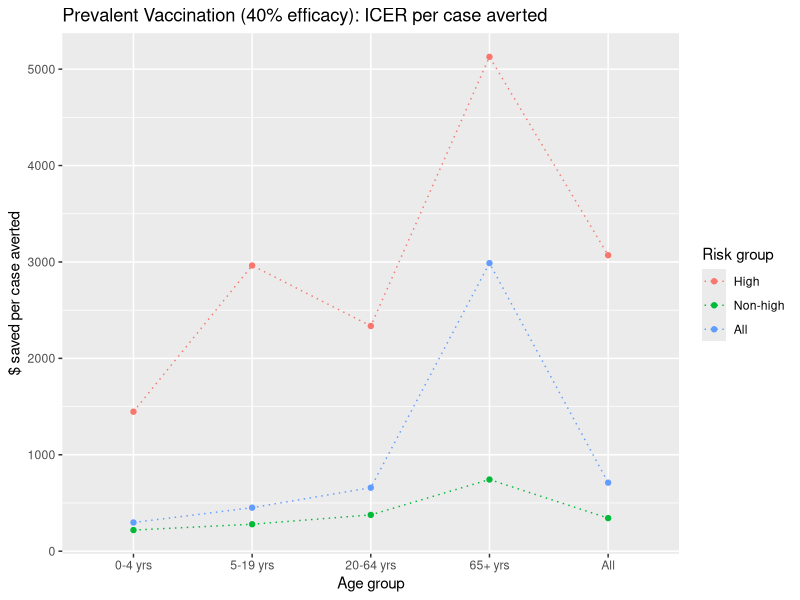
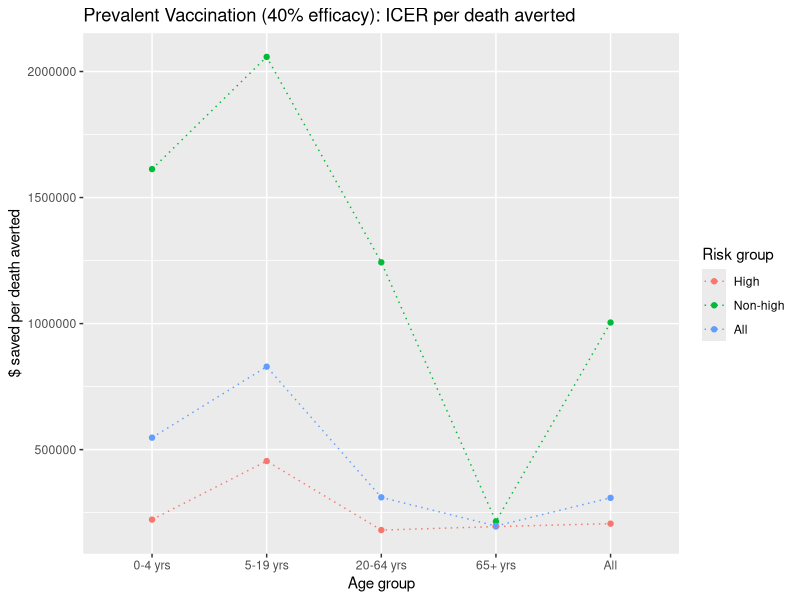
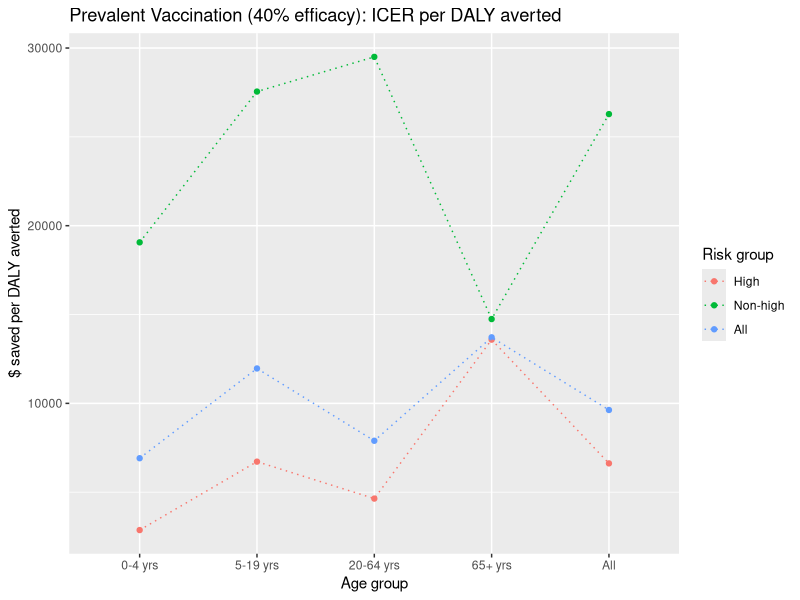
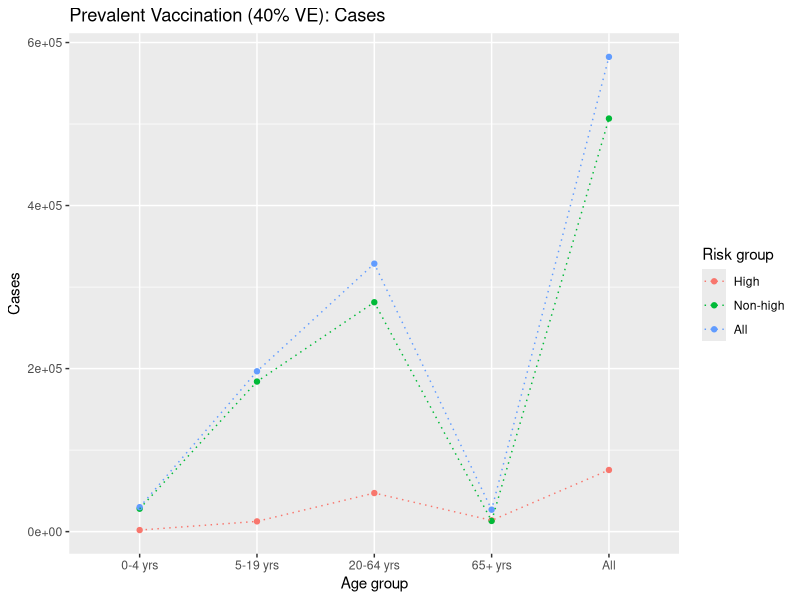
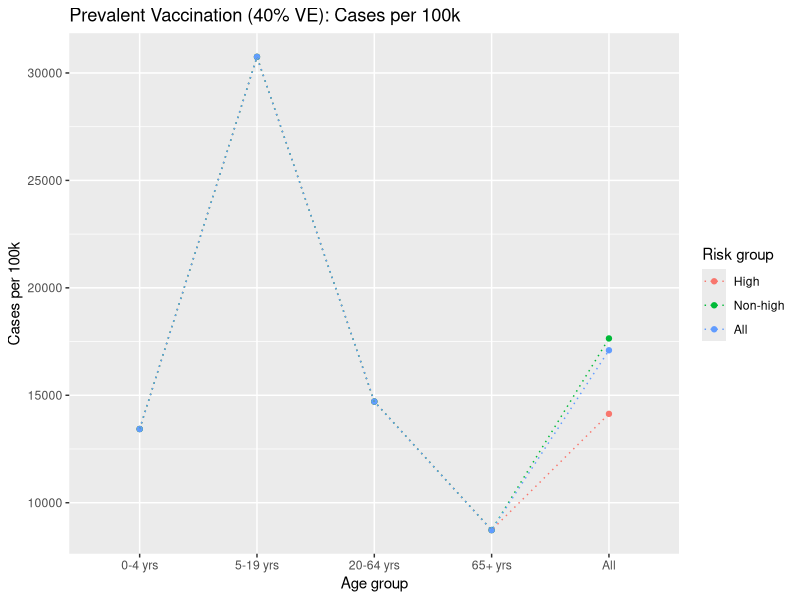
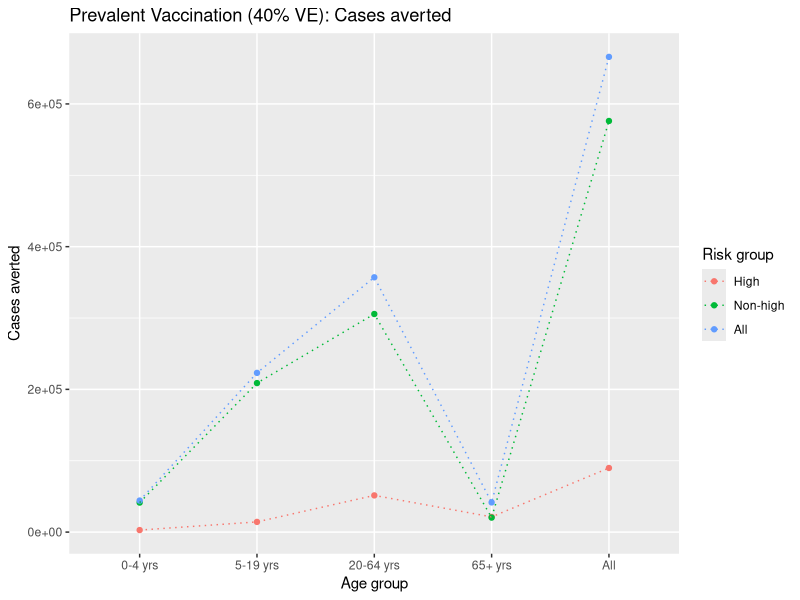
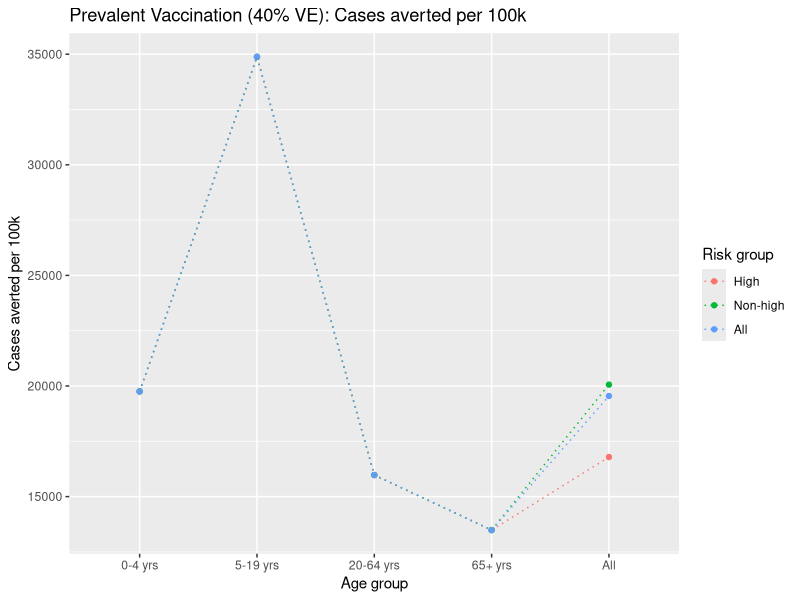
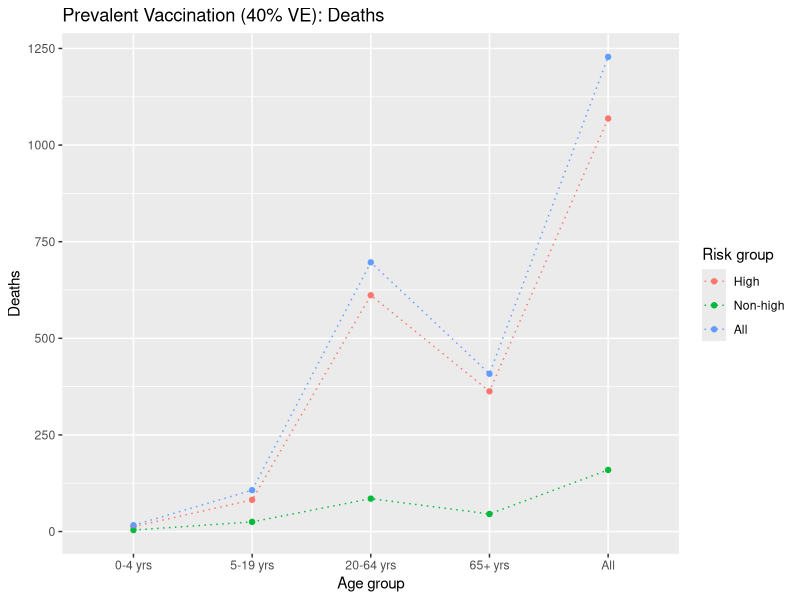

Here is the R script that generated these plots, in order:
## ---- chunk 1
knitr::opts_chunk$set(
	echo = FALSE,
	warning = TRUE,
	cache = TRUE,
	tidy = TRUE
)
## ---- chunk 2
rm(list = ls(all.names = TRUE))

library(ggplot2)
library(tidyr)
library(dplyr)
library(knitr)
library(rmarkdown)
library(formatR)
## ---- chunk 3
data <- read.csv("df/icer-all.csv", as.is = TRUE)

# subset comparator = base
df <- data[(data$scenario=="vaxbase"),]

df$cost.diff.per100k <- as.numeric(df$cost.diff.per100k)
df$cases.averted <- as.numeric(df$cases.averted)
df$cases.averted.per100k <- as.numeric(df$cases.averted.per100k)
df$icer.case.averted <- as.numeric(df$icer.case.averted)
df$deaths.averted <- as.numeric(df$deaths.averted)
df$deaths.averted.per100k <- as.numeric(df$ deaths.averted.per100k)
df$icer.death.averted <- as.numeric(df$icer.death.averted)
df$dalys <- as.numeric(df$dalys)
df$dalys.per100k <- as.numeric(df$dalys.per100k)
df$dalys.averted <- as.numeric(df$dalys.averted)
df$dalys.averted.per100k <- as.numeric(df$dalys.averted.per100k)
df$icer.daly.averted <- as.numeric(df$icer.daly.averted)
## ---- chunk 4
# subset efficacy
df <- df[!(df$scenario == 'vaxbase' & df$v.eff %in% c(50, 60)),]

# factors
df$age <- factor(df$age, levels = c("0-4 yrs", "5-19 yrs", "20-64 yrs", "65+ yrs", "All"))
df$risk <- factor(df$risk, levels = c("High", "Non-high", "All"))
df$scenario <- factor(df$scenario, levels = c("vaxbase", "vax70"))
df$v.eff <- factor(df$v.eff)
## ---- chunk 5
# subset scenario
df_base <- df[(df$scenario == 'vaxbase'),]

# age groups
age_df_base <- df_base[(df_base$risk == "All"),]

# risk groups
risk_df_base <- df_base[!(df_base$age == 'All'),]
## ---- chunk 6
ggplot(df_base[(df_base$v.eff == "40"),], aes(x = age, y = icer.case.averted, group = risk, color = risk)) +
  geom_point() + geom_line(linetype = "dotted") + labs(x = "Age group", color = "Risk group") + 
  ylab("$ saved per case averted") + ggtitle("Prevalent Vaccination (40% efficacy): ICER per case averted")
## ---- chunk 7
ggplot(df_base[(df_base$v.eff == "40"),], aes(x = age, y = icer.death.averted, group = risk, color = risk)) +
  geom_point() + geom_line(linetype = "dotted") + labs(x = "Age group", color = "Risk group") + 
  ylab("$ saved per death averted") + ggtitle("Prevalent Vaccination (40% efficacy): ICER per death averted")
## ---- chunk 8
ggplot(df_base[(df_base$v.eff == "40"),], aes(x = age, y = icer.daly.averted, group = risk, color = risk)) +
  geom_point() + geom_line(linetype = "dotted") + labs(x = "Age group", color = "Risk group") + 
  ylab("$ saved per DALY averted") + ggtitle("Prevalent Vaccination (40% efficacy): ICER per DALY averted")
## ---- chunk 9
g4 <- ggplot(df_base[(df_base$v.eff == "40"),], aes(x = age, group = risk, color = risk)) +
  geom_point() + geom_line(linetype = "dotted") + labs(x = "Age group", color = "Risk group")

g4 + aes(y = cases) + labs(y = "Cases", title = "Prevalent Vaccination (40% VE): Cases")
g4 + aes(y = cases.per100k) + labs(y = "Cases per 100k", title = "Prevalent Vaccination (40% VE): Cases per 100k")
g4 + aes(y = cases.averted) + labs(y = "Cases averted", title = "Prevalent Vaccination (40% VE): Cases averted")
g4 + aes(y = cases.averted.per100k) + labs(y = "Cases averted per 100k", title = "Prevalent Vaccination (40% VE): Cases averted per 100k")
## ---- chunk 10
g4 + aes(y = deaths) + labs(y = "Deaths", title = "Prevalent Vaccination (40% VE): Deaths")
g4 + aes(y = deaths.per100k) + labs(y = "Deaths per 100k", title = "Prevalent Vaccination (40% VE): Deaths per 100k")
g4 + aes(y = deaths.averted) + labs(y = "Deaths averted", title = "Prevalent Vaccination (40% VE): Deaths averted")
g4 + aes(y = deaths.averted.per100k) + labs(y = "Deaths averted per 100k", title = "Prevalent Vaccination (40% VE): Deaths averted per 100k")
## ---- chunk 11
g4 + aes(y = dalys) + labs(y = "DALYs", title = "Prevalent Vaccination (40% VE): DALYs")
g4 + aes(y = dalys.per100k) + labs(y = "DALYs per 100k", title = "Prevalent Vaccination (40% VE): DALYs per 100k")
g4 + aes(y = dalys.averted) + labs(y = "DALYs averted", title = "Prevalent Vaccination (40% VE): DALYs averted")
g4 + aes(y = dalys.averted.per100k) + labs(y = "DALYs averted per 100k", title = "Prevalent Vaccination (40% VE): DALYs averted per 100k")
## ---- chunk 12
g5 <- ggplot(df_base, aes(x = dalys.averted.per100k, y = cost.diff.per100k)) +
  labs(x = "DALYs averted per 100K", y = "Cost saved per 100K", title = "Prevalent Vaccination: Cost saved vs. DALYs averted")

g5 + aes(color = risk, group = risk) + geom_point() + facet_grid(v.eff ~ age)

g5 + aes(color = age, group = age) + geom_point() + facet_grid(v.eff ~ risk)
## ---- chunk 13
t <- labs(y = "$ saved per case averted", title = "Prevalent Vaccination: ICER per case averted")

ggplot(age_df_base, aes(x = age, y = icer.case.averted, color = v.eff, group = v.eff)) +
  geom_point() + geom_line(linetype = "dotted") + labs(x = "Age group", color = "Vaccine \nefficacy") + t

ggplot(df_base[(df_base$age=="All"),], aes(x = v.eff, y = icer.case.averted, group = risk, color = risk)) +
  geom_point() + geom_line(linetype = "dotted") + labs(x = "Vaccine efficacy (%)", color = "Risk") + t

ggplot(df_base, aes(x = age, y = icer.case.averted, group = risk, color = risk)) +
  geom_point() + geom_line(linetype = "dotted") + labs(x = "Age group", color = "Risk group") + t +
  facet_grid(~ v.eff)
## ---- chunk 14
t <- labs(y = "$ saved per death averted", title = "Prevalent Vaccination: ICER per death averted")

ggplot(age_df_base, aes(x = age, y = icer.death.averted, color = v.eff, group = v.eff)) +
  geom_point() + geom_line(linetype = "dotted") + labs(x = "Age group", color = "Vaccine \nefficacy") + t

ggplot(df_base[(df_base$age=="All"),], aes(x = v.eff, y = icer.death.averted, group = risk, color = risk)) +
  geom_point() + geom_line(linetype = "dotted") + labs(x = "Vaccine efficacy (%)", color = "Risk") + t

ggplot(df_base, aes(x = age, y = icer.death.averted, group = risk, color = risk)) +
  geom_point() + geom_line(linetype = "dotted") + labs(x = "Age group", color = "Risk group") + t +
  facet_grid(~ v.eff)
## ---- chunk 15
t <- labs(y = "$ saved per DALY averted", title = "Prevalent Vaccination: ICER per DALY averted")

ggplot(age_df_base, aes(x = age, y = icer.daly.averted, color = v.eff, group = v.eff)) +
  geom_point() + geom_line(linetype = "dotted") + labs(x = "Age group", color = "Vaccine \nefficacy") + t

ggplot(df_base[(df_base$age=="All"),], aes(x = v.eff, y = icer.daly.averted, group = risk, color = risk)) +
  geom_point() + geom_line(linetype = "dotted") + labs(x = "Vaccine efficacy (%)", color = "Risk") + t

ggplot(df_base, aes(x = age, y = icer.daly.averted, group = risk, color = risk)) +
  geom_point() + geom_line(linetype = "dotted") + labs(x = "Age group", color = "Risk group") + t +
  facet_grid(~ v.eff)
## ---- chunk 16
# age
g1 <- ggplot(age_df_base, aes(x = age, group = v.eff, color = v.eff)) +
  geom_point() + geom_line(linetype = "dotted") + labs(x = "Age group", color = "Vaccine \nefficacy")
# risk
g2 <- ggplot(df_base[(df_base$age=="All"),], aes(x = v.eff, group = risk, color = risk)) +
  geom_point() + geom_line(linetype = "dotted") + labs(x = "Vaccine efficacy", color = "Risk group")

g3 <- ggplot(risk_df_base, aes(x = age, group = risk, color = risk)) +
  geom_point() + geom_line(linetype = "dotted") + labs(x = "Age group", color = "Risk group") +
  facet_grid(~ v.eff)
## ---- chunk 17
# age groups
g1 + aes(y = cases) + labs(y = "Cases", title = "Prevalent Vaccination: Cases")
g1 + aes(y = cases.per100k) + labs(y = "Cases per 100k", title = "Prevalent Vaccination: Cases per 100k")
g1 + aes(y = cases.averted) + labs(y = "Cases averted", title = "Prevalent Vaccination: Cases averted")
g1 + aes(y = cases.averted.per100k) + labs(y = "Cases averted per 100k", title = "Prevalent Vaccination: Cases averted per 100k")

# risk groups
g2 + aes(y = cases) + labs(y = "Cases", title = "Prevalent Vaccination: Cases")
g2 + aes(y = cases.per100k) + labs(y = "Cases per 100k", title = "Prevalent Vaccination: Cases per 100k")
g2 + aes(y = cases.averted) + labs(y = "Cases averted", title = "Prevalent Vaccination: Cases averted")
g2 + aes(y = cases.averted.per100k) + labs(y = "Cases averted per 100k", title = "Prevalent Vaccination: Cases averted per 100k")

g3 + aes(y = cases) + labs(y = "Cases", title = "Prevalent Vaccination: Cases")
g3 + aes(y = cases.per100k) + labs(y = "Cases per 100k", title = "Prevalent Vaccination: Cases per 100k")
g3 + aes(y = cases.averted) + labs(y = "Cases averted", title = "Prevalent Vaccination: Cases averted")
g3 + aes(y = cases.averted.per100k) + labs(y = "Cases averted per 100k", title = "Prevalent Vaccination: Cases averted per 100k")
## ---- chunk 18
# age groups
g1 + aes(y = deaths) + labs(y = "Deaths", title = "Prevalent Vaccination: Deaths")
g1 + aes(y = deaths.per100k) + labs(y = "Deaths per 100k", title = "Prevalent Vaccination: Deaths per 100k")
g1 + aes(y = deaths.averted) + labs(y = "Deaths averted", title = "Prevalent Vaccination: Deaths averted")
g1 + aes(y = deaths.averted.per100k) + labs(y = "Deaths averted per 100k", title = "Prevalent Vaccination: Deaths averted per 100k")

# risk groups
g2 + aes(y = deaths) + labs(y = "Deaths", title = "Prevalent Vaccination: Deaths")
g2 + aes(y = deaths.per100k) + labs(y = "Deaths per 100k", title = "Prevalent Vaccination: Deaths per 100k")
g2 + aes(y = deaths.averted) + labs(y = "Deaths averted", title = "Prevalent Vaccination: Deaths averted")
g2 + aes(y = deaths.averted.per100k) + labs(y = "Deaths averted per 100k", title = "Prevalent Vaccination: Deaths averted per 100k")

g3 + aes(y = deaths) + labs(y = "Deaths", title = "Prevalent Vaccination: Deaths")
g3 + aes(y = deaths.per100k) + labs(y = "Deaths per 100k", title = "Prevalent Vaccination: Deaths per 100k")
g3 + aes(y = deaths.averted) + labs(y = "Deaths averted", title = "Prevalent Vaccination: Deaths averted")
g3 + aes(y = deaths.averted.per100k) + labs(y = "Deaths averted per 100k", title = "Prevalent Vaccination: Deaths averted per 100k")
## ---- chunk 19
# age groups
g1 + aes(y = dalys) + labs(y = "DALYs", title = "Prevalent Vaccination: DALYs")
g1 + aes(y = dalys.per100k) + labs(y = "DALYs per 100k", title = "Prevalent Vaccination: DALYs per 100k")
g1 + aes(y = dalys.averted) + labs(y = "DALYs averted", title = "Prevalent Vaccination: DALYs averted")
g1 + aes(y = dalys.averted.per100k) + labs(y = "DALYs averted per 100k", title = "Prevalent Vaccination: DALYs averted per 100k")
# risk groups
g2 + aes(y = dalys) + labs(y = "DALYs", title = "Prevalent Vaccination: DALYs")
g2 + aes(y = dalys.per100k) + labs(y = "DALYs per 100k", title = "Prevalent Vaccination: DALYs per 100k")
g2 + aes(y = dalys.averted) + labs(y = "DALYs averted", title = "Prevalent Vaccination: DALYs averted")
g2 + aes(y = dalys.averted.per100k) + labs(y = "DALYs averted per 100k", title = "Prevalent Vaccination: DALYs averted per 100k")

g3 + aes(y = dalys) + labs(y = "DALYs", title = "Prevalent Vaccination: DALYs")
g3 + aes(y = dalys.per100k) + labs(y = "DALYs per 100k", title = "Prevalent Vaccination: DALYs per 100k")
g3 + aes(y = dalys.averted) + labs(y = "DALYs averted", title = "Prevalent Vaccination: DALYs averted")
g3 + aes(y = dalys.averted.per100k) + labs(y = "DALYs averted per 100k", title = "Prevalent Vaccination: DALYs averted per 100k")
## ---- chunk 20
l <- labs(x = "DALYs averted per 100K", y = "Cost saved per 100K")

# All VE%
a <- ggplot(df_base, aes(x = dalys.averted.per100k, y = cost.diff.per100k)) + l +
  labs(title = "Cost-effectiveness plane: Prevalent Vaccination vs. No Vaccination")

a + aes(color = risk, group = risk) + labs(color = "Risk") + geom_point() + facet_grid(v.eff ~ age)
a + aes(color = age, group = age) + labs(color = "Age group") + geom_point() + facet_grid(v.eff ~ risk)
